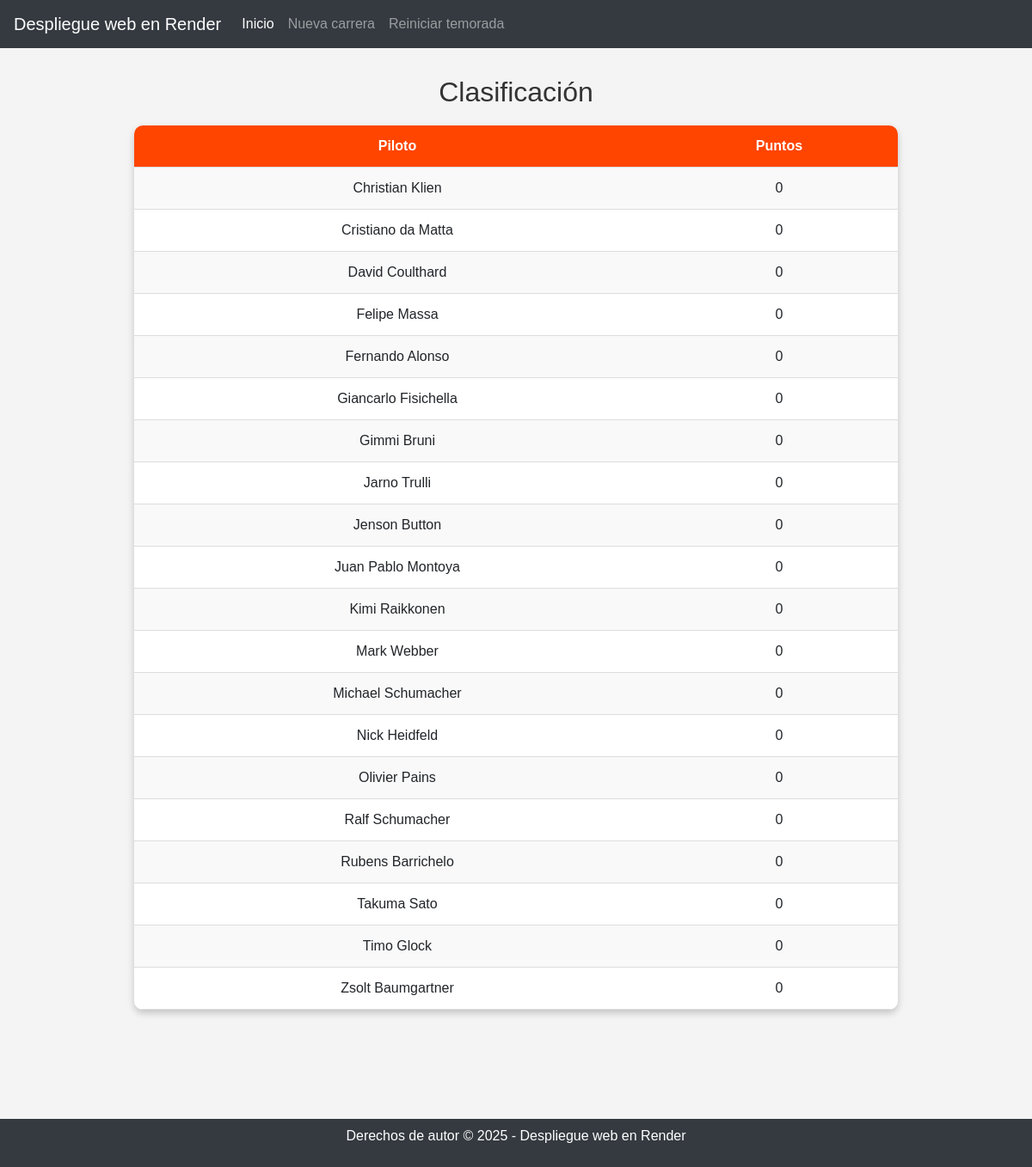
The page / on the database its author committed.
### tables this page shows
CREATE TABLE drivers (
    id INT AUTO_INCREMENT PRIMARY KEY,
    name VARCHAR(100) NOT NULL,
    nationality VARCHAR(50),
    team VARCHAR(100),
    total_points INT DEFAULT 0
);

### src/Controllers/ClassificationController.php (called while the page is built, shortened)
<?php
    require_once("./src/models/connectionModel.php");
    require_once("./src/models/driverModel.php");
    $obj = new Driver(Connection::start());
    $classification = $obj->getClassification();
    require_once("./src/views/classificationView.php");
?>

### src/Models/ConnectionModel.php (called while the page is built)
<?php
    class Connection {
        public static function start() {
            try {
                $system = "mysql";
                $host = "sql109.infinityfree.com";
                $port = "3306";
                $db = "if0_38338422_season";
                $user = "if0_38338422";
                $password = "gwrvnjJxTr0";
                $dbcon = new PDO($system . ":host=" . $host . ":" . $port . ";dbname=" . $db, $user, $password);
                $dbcon->setAttribute(PDO::ATTR_ERRMODE, PDO::ERRMODE_EXCEPTION);
                $dbcon->exec("SET CHARACTER SET UTF8");
            } catch (Exception $err) {
                die("Error: " . $err->getMessage());
            }
            return $dbcon;
        }
    }
?>

### src/Models/DriverModel.php (called while the page is built, shortened)
<?php
    class Driver {
        private $db;
        public function __construct($connection) {
            $this->db = $connection;
        }
        public function getClassification() {
            return $this->db->query("SELECT name, total_points FROM drivers ORDER BY total_points DESC, name ASC")->fetchAll();
        }
    }
?>

### src/Views/classificationView.php (the view, shortened to what this page needs)
<!DOCTYPE html>
<html lang="es">
<head>
    <link rel="stylesheet" href="./styles/classification.css">
</head>
<body>
    <table>
        <tr>
            <th>Piloto</th>
            <th>Puntos</th>
        </tr>
        <?php
            foreach ($classification as $driver) {
                echo "<tr><td>" . htmlspecialchars($driver['name']) . "</td><td>" . htmlspecialchars($driver['total_points']) . "</td></tr>";
            }
        ?>
    </table>
    <div>
        <canvas id="chart" width="200" height="100"></canvas>
    </div>
</body>
</html>

### index.php (shortened to what this page needs)
<!DOCTYPE html>
<html lang="es">
<head>
    <link rel="stylesheet" href="./styles/style.css">
    <link rel="stylesheet" href="https://stackpath.bootstrapcdn.com/bootstrap/4.5.2/css/bootstrap.min.css">
</head>
<body>
    <header>
        <nav class="navbar navbar-expand-lg navbar-dark bg-dark">
            <a class="navbar-brand" href="#">Despliegue web en Render</a>
            <div class="collapse navbar-collapse" id="navbarNav">
                <ul class="navbar-nav ">
                    <li class="nav-item active">
                        <a class="nav-link" href="">Inicio <span class="sr-only">(current)</span></a>
                    </li>
                    <li class="nav-item">
                        <a class="nav-link" href="./src/views/raceView.html">Nueva carrera</a>
                    </li>
                    <li class="nav-item">
                        <a class="nav-link" href="./src/controllers/resetPointsController.php">Reiniciar temorada</a>
                    </li>
                </ul>
            </div>
        </nav>
    </header>
    <main class="container">
        <h2>Clasificación</h2>
        <?php
            require_once("./src/controllers/classificationController.php");
        ?>
    </main>
    <footer>
        <div class="container-fluid bg-dark text-white text-center py-2">
            <p>Derechos de autor &copy; 2025 - Despliegue web en Render</p>
        </div>
    </footer>
</body>
</html>

### styles/style.css (style rules this page uses)
body { margin: 0; font-family: sans-serif; font-size: 16px; color: #333; background-color: #f0f0f0; }

### styles/classification.css (style rules this page uses)
body { font-family: Arial, sans-serif; background-color: #f4f4f4; text-align: center; }
h2 { color: #333; margin-top: 32px; }
table { width: 80%; margin: 20px auto; border-collapse: collapse; background: white; box-shadow: 0 4px 8px rgba(0, 0, 0, 0.2); border-radius: 10px; overflow: hidden; }
th, td { padding: 12px; border-bottom: 1px solid #ddd; }
th { background-color: #ff4500; color: white; }
tr:nth-child(even) { background-color: #f9f9f9; }

### rows shown on the page
drivers: name "Christian Klien", total_points "0"
drivers: name "Cristiano da Matta", total_points "0"
drivers: name "David Coulthard", total_points "0"
drivers: name "Felipe Massa", total_points "0"
drivers: name "Fernando Alonso", total_points "0"
drivers: name "Giancarlo Fisichella", total_points "0"
drivers: name "Gimmi Bruni", total_points "0"
drivers: name "Jarno Trulli", total_points "0"
drivers: name "Jenson Button", total_points "0"
drivers: name "Juan Pablo Montoya", total_points "0"
drivers: name "Kimi Raikkonen", total_points "0"
drivers: name "Mark Webber", total_points "0"
drivers: name "Michael Schumacher", total_points "0"
drivers: name "Nick Heidfeld", total_points "0"
drivers: name "Olivier Pains", total_points "0"
drivers: name "Ralf Schumacher", total_points "0"
drivers: name "Rubens Barrichelo", total_points "0"
drivers: name "Takuma Sato", total_points "0"
drivers: name "Timo Glock", total_points "0"
drivers: name "Zsolt Baumgartner", total_points "0"
